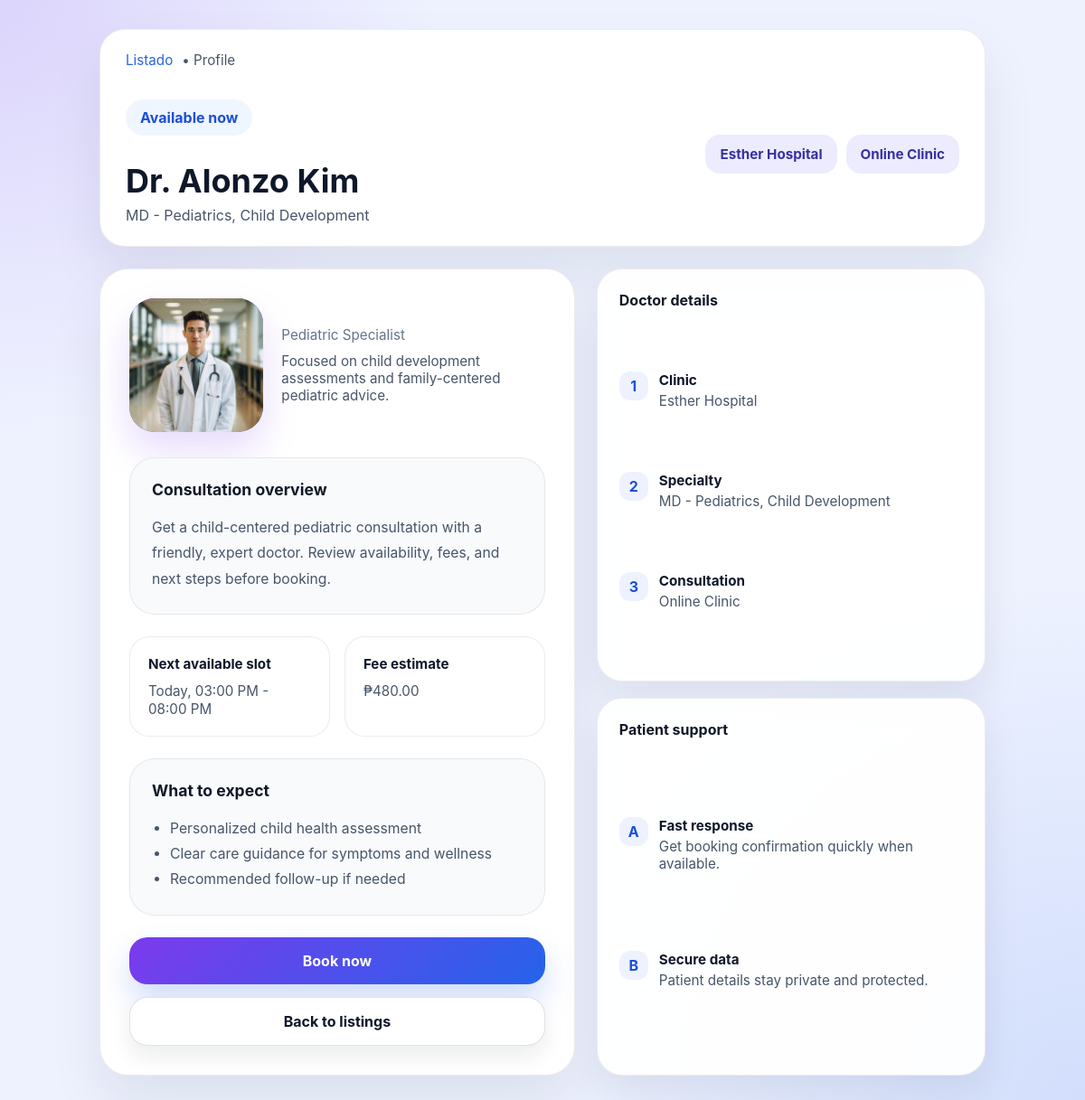
/profile.php?doctor=alonzo-kim, run on the app's committed database.
### tables this page shows
CREATE TABLE `doctors` (
  `id` int(11) NOT NULL,
  `slug` varchar(100) NOT NULL,
  `name` varchar(255) NOT NULL,
  `title` varchar(255) NOT NULL,
  `location` varchar(255) NOT NULL,
  `availability` varchar(255) NOT NULL,
  `fee` varchar(50) NOT NULL,
  `description` text NOT NULL,
  `consultation` varchar(255) NOT NULL,
  `avatar` varchar(10) NOT NULL,
  `online_available` tinyint(1) NOT NULL DEFAULT 1,
  `inperson_available` tinyint(1) NOT NULL DEFAULT 0,
  `experience` varchar(100) DEFAULT NULL,
  `photo` varchar(255) DEFAULT NULL
);

### db_helpers.php (called while the page is built, shortened)
<?php
function initializeDoctors($link)
{
    $createTableSql = "CREATE TABLE IF NOT EXISTS doctors (
        id INT AUTO_INCREMENT PRIMARY KEY,
        slug VARCHAR(100) NOT NULL UNIQUE,
        name VARCHAR(255) NOT NULL,
        title VARCHAR(255) NOT NULL,
        location VARCHAR(255) NOT NULL,
        availability VARCHAR(255) NOT NULL,
        fee VARCHAR(50) NOT NULL,
        description TEXT NOT NULL,
        consultation VARCHAR(255) NOT NULL,
        avatar VARCHAR(10) NOT NULL,
        photo VARCHAR(255) DEFAULT NULL,
        online_available TINYINT(1) NOT NULL DEFAULT 1,
        inperson_available TINYINT(1) NOT NULL DEFAULT 0,
        experience VARCHAR(100) DEFAULT NULL
    ) ENGINE=InnoDB DEFAULT CHARSET=utf8mb4";
    $result = mysqli_query($link, "SELECT COUNT(*) AS count FROM doctors");
    $row = mysqli_fetch_assoc($result);
}
function fetchDoctorBySlug($link, $slug)
{
    initializeDoctors($link);
    $slug = mysqli_real_escape_string($link, $slug);
    $sql = "SELECT * FROM doctors WHERE slug = '$slug' LIMIT 1";
    $result = mysqli_query($link, $sql);
    return mysqli_fetch_assoc($result);
}

### profile.php (the view, shortened to what this page needs)
<?php
require_once 'config.php';
require_once 'db_helpers.php';
$slug = $_GET['doctor'] ?? '';
$doctor = fetchDoctorBySlug($link, $slug);
?>
<!DOCTYPE html>
<html lang="en">
<head>
</head>
<body>
    <div class="page-shell">
        <section class="profile-banner">
            <div class="breadcrumb"><a href="doctors.php">Listado</a>• Profile</div>
            <div class="profile-banner__top">
                <div>
                    <p class="profile-badge-pill">Available now</p>
                    <h1 style="margin: 16px 0 8px; font-size: clamp(2rem, 3vw, 2.7rem); line-height: 1.05;"><?php echo htmlspecialchars($doctor['name'], ENT_QUOTES, 'UTF-8'); ?></h1>
                    <p style="margin:0; color:#475569; font-size:1rem; max-width:760px;"><?php echo htmlspecialchars($doctor['title'], ENT_QUOTES, 'UTF-8'); ?></p>
                </div>
                <div class="profile-badges">
                    <span class="profile-badge"><?php echo htmlspecialchars($doctor['location'], ENT_QUOTES, 'UTF-8'); ?></span>
                    <span class="profile-badge"><?php echo htmlspecialchars($doctor['consultation'], ENT_QUOTES, 'UTF-8'); ?></span>
                </div>
            </div>
        </section>
        <div class="profile-main">
            <article class="profile-card">
                <div class="profile-header">
                    <?php if (!empty($doctor['photo'])): ?>
                        <img src="uploads/<?php echo htmlspecialchars($doctor['photo']); ?>" alt="Photo" class="profile-avatar" style="object-fit:cover;">
                    <?php else: ?>
                        <div class="profile-avatar"><?php echo htmlspecialchars($doctor['avatar'], ENT_QUOTES, 'UTF-8'); ?></div>
                    <?php endif; ?>
                    <div class="profile-meta">
                        <p style="margin:0; color:#64748b; font-size:0.95rem;">Pediatric Specialist</p>
                        <p style="margin:0; color:#475569; font-size:0.95rem;"><?php echo htmlspecialchars($doctor['description'], ENT_QUOTES, 'UTF-8'); ?></p>
                    </div>
                </div>
                <div class="profile-body">
                    <div class="section-card">
                        <h2>Consultation overview</h2>
                        <p>Get a child-centered pediatric consultation with a friendly, expert doctor. Review availability, fees, and next steps before booking.</p>
                    </div>
                    <div class="stat-grid">
                        <div class="stat-card">
                            <strong>Next available slot</strong>
                            <span><?php echo htmlspecialchars($doctor['availability'], ENT_QUOTES, 'UTF-8'); ?></span>
                        </div>
                        <div class="stat-card">
                            <strong>Fee estimate</strong>
                            <span><?php echo htmlspecialchars($doctor['fee'], ENT_QUOTES, 'UTF-8'); ?></span>
                        </div>
                    </div>
                    <div class="section-card">
                        <h2>What to expect</h2>
                        <ul style="padding-left: 20px; margin:0; color:#475569; line-height:1.8; font-size:0.97rem;">
                            <li>Personalized child health assessment</li>
                            <li>Clear care guidance for symptoms and wellness</li>
                            <li>Recommended follow-up if needed</li>
                        </ul>
                    </div>
                    <div class="actions-panel">
                        <a class="button button-primary" href="book.php?doctor=<?php echo urlencode($doctor['slug']); ?>">Book now</a>
                        <a class="button button-secondary" href="doctors.php">Back to listings</a>
                    </div>
                </div>
            </article>
            <aside class="side-panel">
                <div class="side-card">
                    <h3>Doctor details</h3>
                    <div class="feature-item">
                        <div class="feature-bullet">1</div>
                        <div class="feature-text">
                            <strong>Clinic</strong>
                            <span><?php echo htmlspecialchars($doctor['location'], ENT_QUOTES, 'UTF-8'); ?></span>
                        </div>
                    </div>
                    <div class="feature-item">
                        <div class="feature-bullet">2</div>
                        <div class="feature-text">
                            <strong>Specialty</strong>
                            <span><?php echo htmlspecialchars($doctor['title'], ENT_QUOTES, 'UTF-8'); ?></span>
                        </div>
                    </div>
                    <div class="feature-item">
                        <div class="feature-bullet">3</div>
                        <div class="feature-text">
                            <strong>Consultation</strong>
                            <span><?php echo htmlspecialchars($doctor['consultation'], ENT_QUOTES, 'UTF-8'); ?></span>
                        </div>
                    </div>
                </div>
                <div class="side-card">
                    <h3>Patient support</h3>
                    <div class="feature-item">
                        <div class="feature-bullet">A</div>
                        <div class="feature-text">
                            <strong>Fast response</strong>
                            <span>Get booking confirmation quickly when available.</span>
                        </div>
                    </div>
                    <div class="feature-item">
                        <div class="feature-bullet">B</div>
                        <div class="feature-text">
                            <strong>Secure data</strong>
                            <span>Patient details stay private and protected.</span>
                        </div>
                    </div>
                </div>
            </aside>
        </div>
    </div>
</body>
</html>

### profile.php (style rules this page uses)
:root { color-scheme: light; font-family: Inter, system-ui, -apple-system, BlinkMacSystemFont, "Segoe UI", sans-serif; background: #eef2ff; }
* { box-sizing: border-box; }
body { margin: 0; min-height: 100vh; background: radial-gradient(circle at top left, rgba(124, 58, 237, 0.16), transparent 28%), radial-gradient(circle at bottom right, rgba(37, 99, 235, 0.14), transparent 34%), #eef2ff; color: #0f172a; display: flex; align-items: center; justify-content: center; padding: 32px; }
.page-shell { width: min(100%, 980px); display: grid; gap: 24px; }
.profile-banner { display: grid; gap: 18px; padding: 24px 28px; border-radius: 28px; background: #ffffff; border: 1px solid rgba(15, 23, 42, 0.08); box-shadow: 0 30px 60px rgba(15, 23, 42, 0.08); }
.breadcrumb { display: inline-flex; align-items: center; gap: 10px; color: #475569; font-size: 0.95rem; }
.breadcrumb a { color: #2563eb; text-decoration: none; }
.profile-banner__top { display: flex; align-items: center; justify-content: space-between; flex-wrap: wrap; gap: 14px; }
.profile-badge-pill { display: inline-flex; align-items: center; justify-content: center; padding: 10px 16px; border-radius: 999px; background: #eff6ff; color: #1d4ed8; font-weight: 700; }
.profile-main { display: grid; grid-template-columns: 1.1fr 0.9fr; gap: 24px; }
.profile-card { border-radius: 32px; background: #ffffff; padding: 32px; border: 1px solid rgba(15, 23, 42, 0.08); box-shadow: 0 30px 60px rgba(15, 23, 42, 0.08); display: grid; gap: 28px; }
.profile-header { display: flex; align-items: center; gap: 20px; }
.profile-avatar { min-width: 110px; min-height: 110px; border-radius: 28px; background: linear-gradient(135deg, #7c3aed 0%, #2563eb 100%); color: #ffffff; display: grid; place-items: center; font-size: 1.6rem; font-weight: 800; box-shadow: 0 20px 40px rgba(124, 58, 237, 0.18); }
.profile-meta { display: grid; gap: 10px; }
.profile-meta p { margin: 0; color: #475569; font-size: 1rem; max-width: 760px; }
.profile-badges { display: grid; grid-template-columns: repeat(2, minmax(0, max-content)); gap: 10px; }
.profile-badge { padding: 12px 16px; border-radius: 16px; background: rgba(99, 102, 241, 0.12); color: #3730a3; font-weight: 700; font-size: 0.95rem; }
.profile-body { display: grid; gap: 24px; }
.section-card { padding: 24px; border-radius: 28px; background: #f8fafc; border: 1px solid rgba(15, 23, 42, 0.08); display: grid; gap: 18px; }
.section-card h2 { margin: 0; font-size: 1.1rem; color: #111827; }
.section-card p, .section-card li { margin: 0; color: #475569; line-height: 1.8; font-size: 0.98rem; }
.stat-grid { display: grid; gap: 16px; grid-template-columns: repeat(2, minmax(0, 1fr)); }
.stat-card { padding: 20px; border-radius: 22px; background: #ffffff; border: 1px solid rgba(15, 23, 42, 0.08); box-shadow: inset 0 0 0 1px rgba(255, 255, 255, 0.5); }
.stat-card strong { display: block; margin-bottom: 10px; color: #0f172a; font-size: 0.95rem; }
.stat-card span { color: #475569; font-size: 0.95rem; }
.actions-panel { display: grid; gap: 14px; }
.button { display: inline-flex; align-items: center; justify-content: center; padding: 16px 28px; border-radius: 20px; border: none; cursor: pointer; font-weight: 700; text-decoration: none; transition: transform 0.2s ease, box-shadow 0.2s ease; }
.button-primary { background: linear-gradient(135deg, #7c3aed 0%, #2563eb 100%); color: #ffffff; box-shadow: 0 18px 34px rgba(37, 99, 235, 0.22); }
.button-secondary { background: #ffffff; color: #0f172a; border: 1px solid rgba(15, 23, 42, 0.12); box-shadow: 0 12px 24px rgba(15, 23, 42, 0.08); }
.side-panel { display: grid; gap: 18px; }
.side-card { border-radius: 28px; background: rgba(255, 255, 255, 0.95); border: 1px solid rgba(15, 23, 42, 0.08); padding: 24px; box-shadow: 0 20px 40px rgba(15, 23, 42, 0.08); display: grid; gap: 16px; }
.side-card h3 { margin: 0; font-size: 1rem; color: #111827; }
.feature-item { display: flex; gap: 12px; align-items: flex-start; }
.feature-bullet { min-width: 32px; min-height: 32px; border-radius: 12px; background: #eef2ff; color: #1d4ed8; display: grid; place-items: center; font-weight: 700; }
.feature-text { display: grid; gap: 4px; }
.feature-text strong { display: block; font-size: 0.95rem; color: #0f172a; }
.feature-text span { color: #475569; font-size: 0.95rem; }

### data on the page
doctors: name "Dr. Alonzo Kim", title "MD - Pediatrics, Child Development", location "Esther Hospital", consultation "Online Clinic", photo (picture), description "Focused on child development assessments and family-centered pediatric advice.", availability "Today, 03:00 PM - 08:00 PM", fee "₱480.00"
